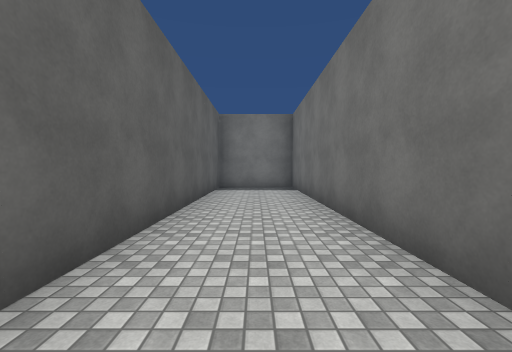
View 1 (above)

20 first-person views from a walk through a 3-D level made in the Unity game engine. The camera is 1.4 m above the floor, tilts 2° down and sees 90° across. The floor is counted in squares, 2 m on a side. Each view is taken from the middle of a square. On the plan, view 1 faces up. The plan holds only what a view shows up to about 9 squares ahead; the rest is blank. The place goes on beyond the plan. The player character is not drawn. Some animated figures are left out. Surface patterns are stand-ins for the level's own textures.

View 2
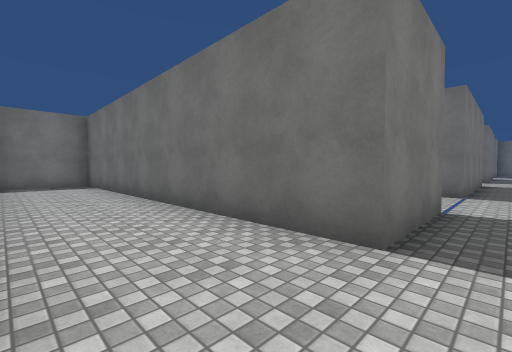

View 3
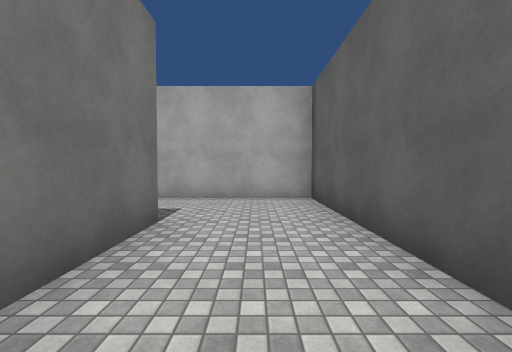

View 4
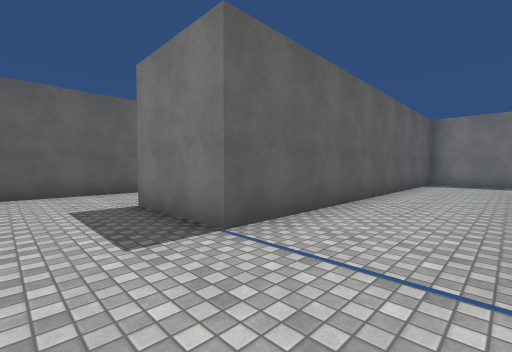

View 5
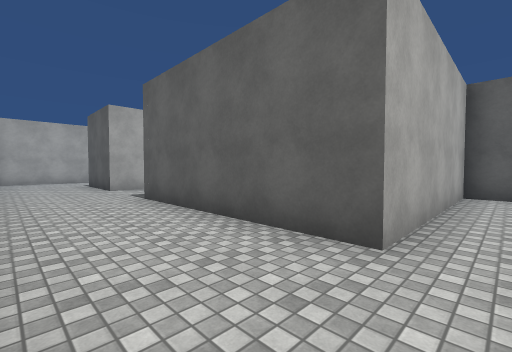

View 6
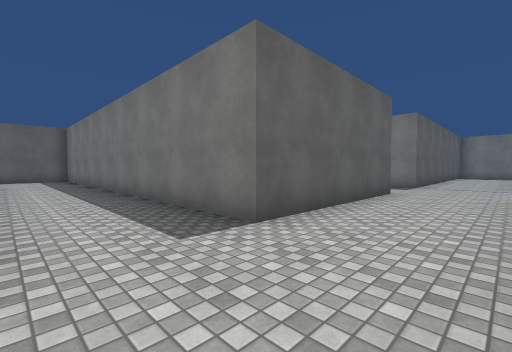

View 7
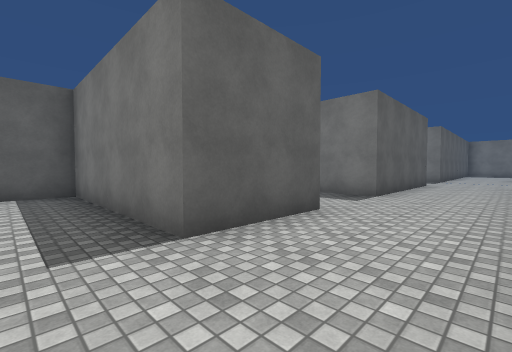

View 8
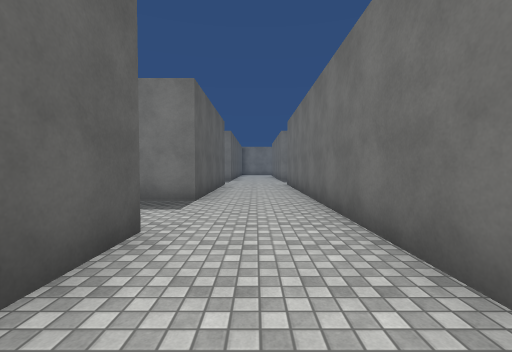

View 9
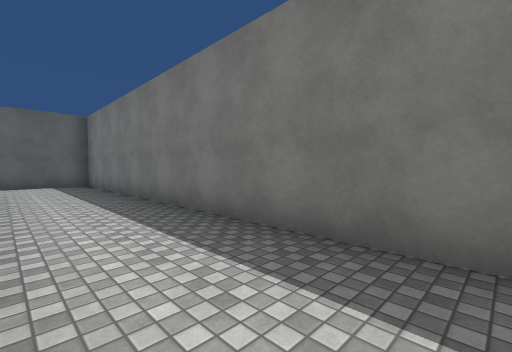

View 10
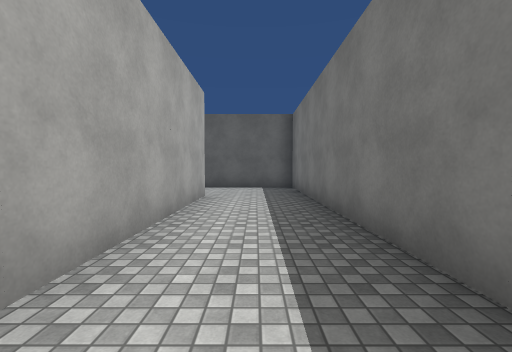

View 11
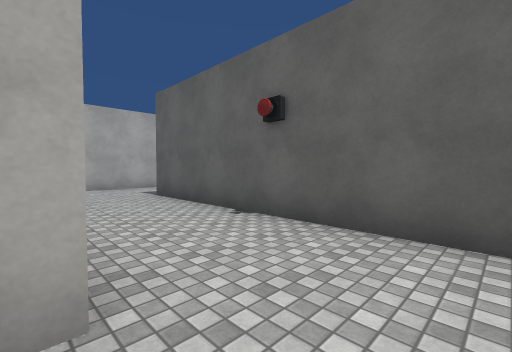

View 12
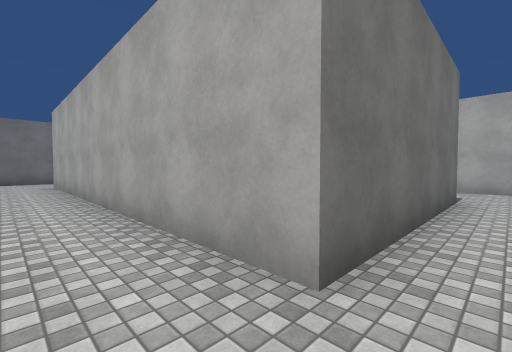

View 13
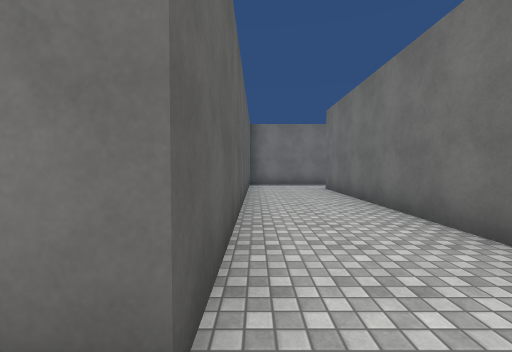

View 14
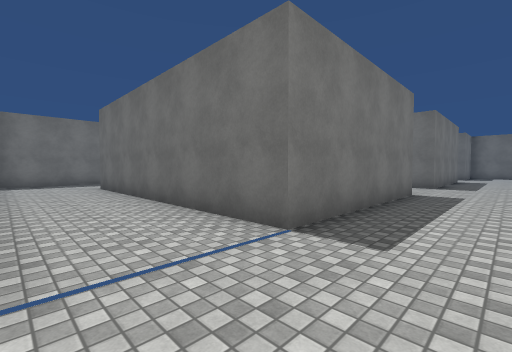

View 15
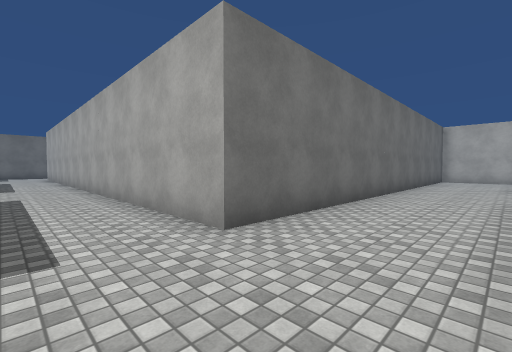

View 16
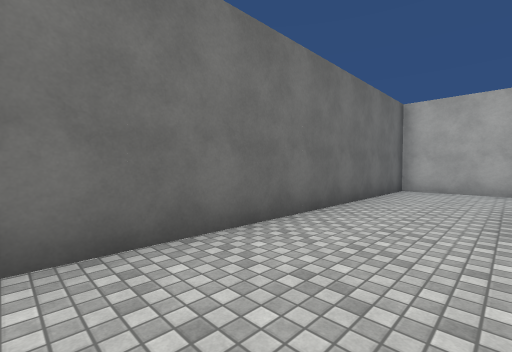

View 17
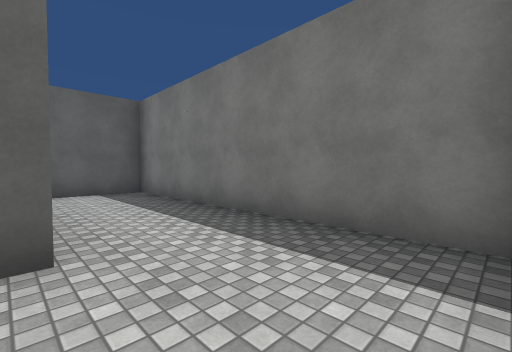

View 18
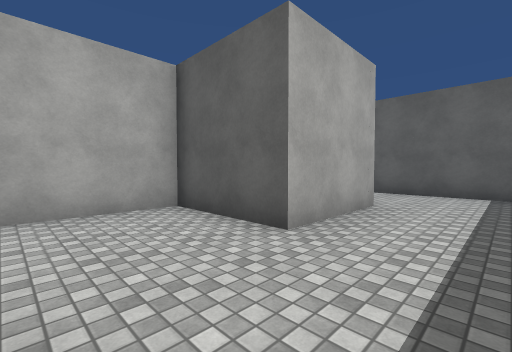

View 19
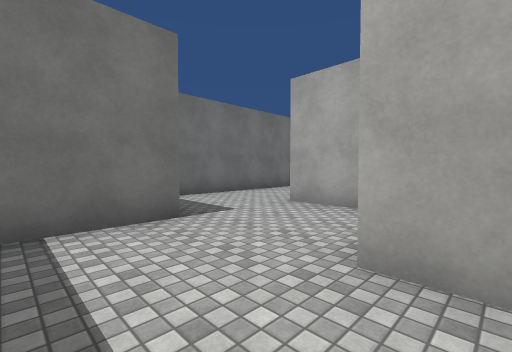

View 20
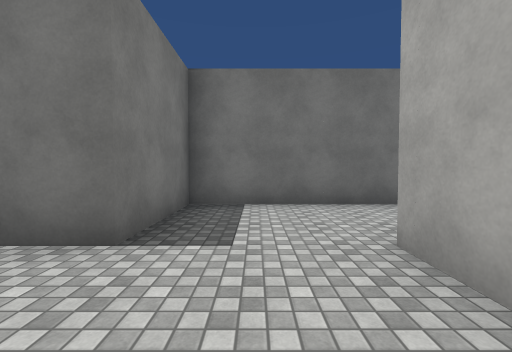

### Floor plan
Points are (right, up) in squares from view 1. A wall is a line through its corners. A room is listed if a view was taken in it or the views show most of it. See-through windows are left out.
Room 1 (views 1, 2, 3)
walls: (1.3, -1.3) (1.3, 8.8) (-1.2, 8.8) (-1.2, -3.8) (1.6, -3.8)
ways out: opening at (2.5, -2.5) to room 2
Room 2 (views 4, 5, 6, 7, 8, 9, 10, 11, 12, 13, 14, 15, 16)
walls: (1.6, -3.8) (3.8, -3.8) (3.8, -8.7) (-8.8, -8.7) (-8.8, -16.2); (6.3, -16.4) (6.3, -3.8); (3.8, -1.3) (1.3, -1.3); (-6.3, -16.2) (-6.3, -11.2) (3.8, -11.2) (3.8, -13.7) (-1.2, -13.7) (-1.2, -15)
ways out: opening at (2.5, -2.5) to room 1; opening at (5, -1) to room 4; opening at (6, -2.5)
Room 3 (views 17, 18, 20)
walls: (8.7, 6.2) (8.7, 3.7) (11.2, 3.7); (11.1, 8.8) (8.4, 8.8); (13.7, 4.5) (13.7, 6.2) (11.2, 6.2) (11.2, 8.1)
ways out: opening at (7.5, 7.5) to room 4; opening at (12.5, 3.5)
Room 4 (view 19)
walls: (6.3, -1.3) (6.3, 6.2) (8.7, 6.2); (8.4, 8.8) (3.8, 8.8) (3.8, -1.3)
ways out: opening at (5, -1) to room 2; opening at (7.5, 7.5) to room 3

Where each view was taken, in squares from view 1:
view 1: 0 up, 0 right, facing up
view 2: 2 down, 1 left, facing up-right
view 3: 2 up, 0 right, facing down
view 4: 3 down, 6 right, facing up-left
view 5: 3 down, 6 right, facing down-left
view 6: 11 down, 6 right, facing up-left
view 7: 15 down, 6 right, facing up-left
view 8: 14 down, 5 right, facing up
view 9: 11 down, 2 right, facing up-left
view 10: 10 down, 0 right, facing left
view 11: 10 down, 6 left, facing down-left
view 12: 10 down, 7 left, facing down-right
view 13: 2 down, 4 right, facing up
view 14: 3 down, 4 right, facing up-right
view 15: 2 down, 4 right, facing down-right
view 16: 8 down, 4 right, facing down-right
view 17: 6 up, 11 right, facing up-left
view 18: 8 up, 11 right, facing down-left
view 19: 8 up, 8 right, facing down-right
view 20: 5 up, 9 right, facing right
